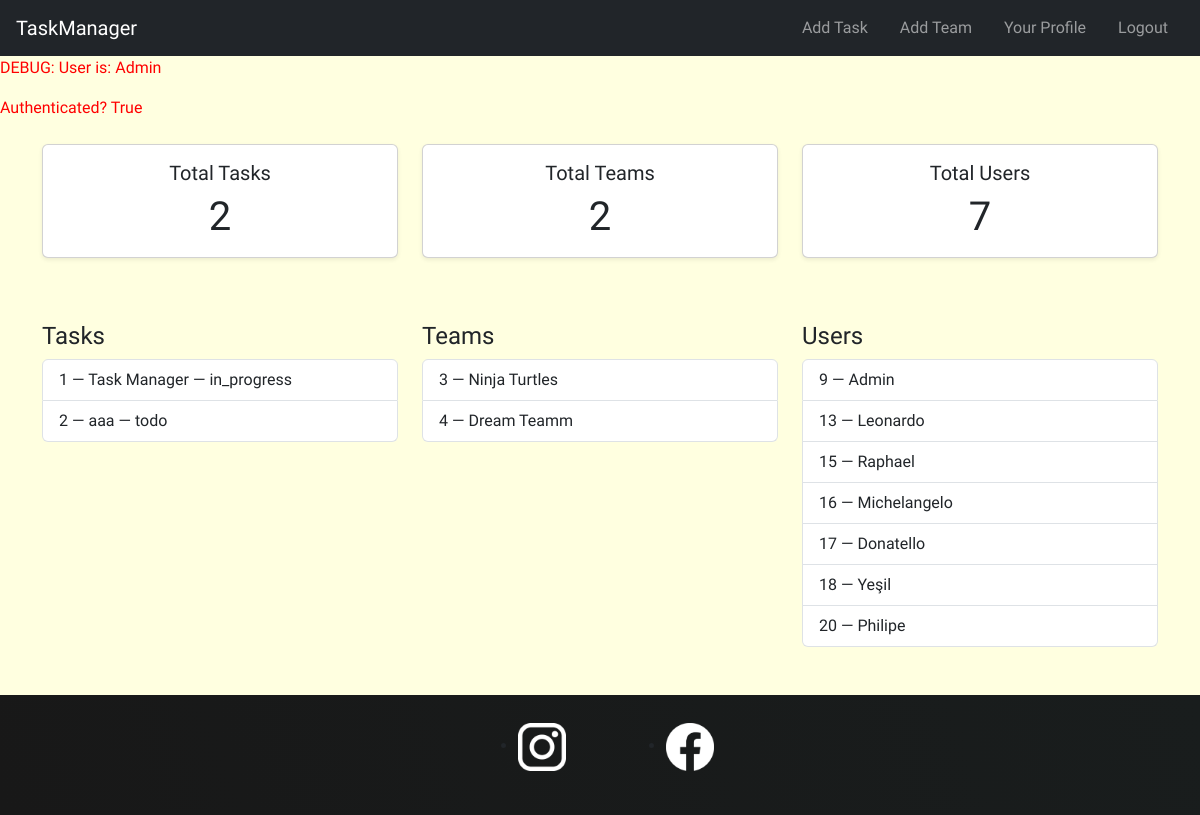
/ (signed in), run on an earlier commit of the app's database.
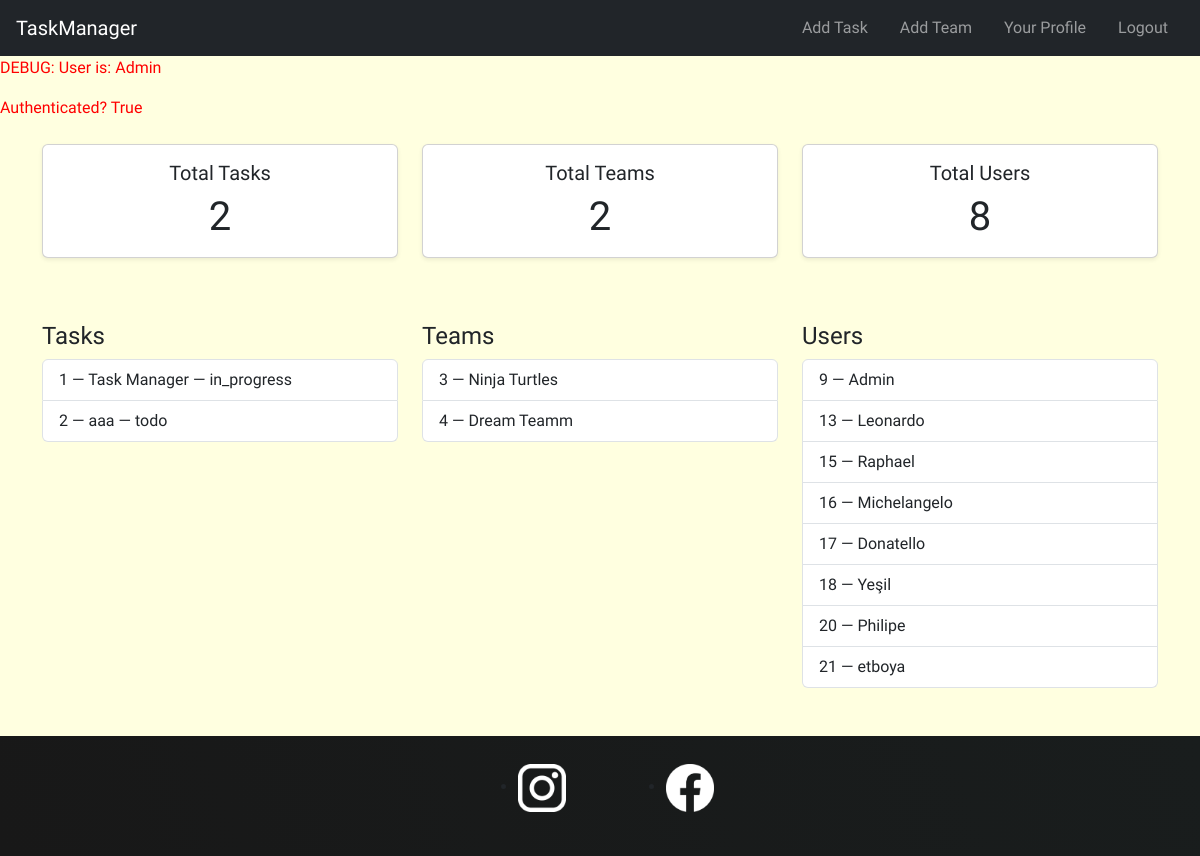
And on a later commit of the database.
### tasks/models.py (models this page shows, shortened)
class Task(models.Model):
    STATUS_CHOICES = [
        ('todo', 'To Do'),
        ('in_progress', 'In Progress'),
        ('done', 'Done'),
    ]
    private = models.BooleanField(blank=False,default=False) # if it is false every one can see it , users & teams associated
    creator = models.ForeignKey(User,on_delete=models.CASCADE, related_name='created_tasks')
    title = models.CharField(max_length=200)
    status = models.CharField(max_length=20, choices=STATUS_CHOICES, default='todo')
    description = models.TextField(blank=True)
    users = models.ManyToManyField(User, related_name='tasks')  # Users assigned to the task
    teams = models.ManyToManyField(Team, related_name='tasks' , blank=True)  # Teams related to the task
    subtasks = models.ManyToManyField('self', symmetrical=False, blank=True, related_name='parent_tasks')  # Optional sub-task linkage
    created_at = models.DateTimeField(auto_now_add=True)
    updated_at = models.DateTimeField(auto_now=True)
    deadline = models.DateTimeField(null=True, blank=True)

class Team(models.Model): # One user can be a team
    name = models.CharField(max_length=100)
    users = models.ManyToManyField(User, related_name='teams')

class UserProfile(models.Model):
    user = models.OneToOneField(User, on_delete=models.CASCADE)# if we delete user we delete theri profile too
    description = models.TextField(blank=True)
    image = models.ImageField(max_length=500,default="profile_pictures/placeholder.png",upload_to="profile_pictures")

### tasks/views.py (the view)
# urls.py: path("", views.index, name="index"), # we remoed it because we wont create other applications
@login_required
def index(request):
    task_list = Task.objects.all() # rn they (task_list) are objects
    team_list = Team.objects.all()
    user_list = UserProfile.objects.all()
    task_count = task_list.count() # count metod counts all the elements in the list
    team_count = team_list.count()
    user_count = user_list.count()
    context = { # we use this to create dynamique pages we use this variable as an attribute | we use the content in it like objects
        "task_list":task_list,
        "team_list":team_list,
        "user_list":user_list,
        "user_count": user_count,
        "team_count": team_count,
        'task_count': task_count,
        "current_user": request.user, # after login it contains current users information
    }
    return render(request,"index.html",context)

### tasks/templates/index.html
{% extends 'base.html' %}
{% block body %}
<div class="container my-4">
    <section class="row text-center mb-5">
        <article class="col-md-4 mb-3">
            <div class="card h-100 shadow-sm">
                <div class="card-body">
                    <h5 class="card-title">Total Tasks</h5>
                    <p class="card-text display-6">{{ task_count }}</p>
                </div>
            </div>
        </article>
        <article class="col-md-4 mb-3">
            <div class="card h-100 shadow-sm">
                <div class="card-body">
                    <h5 class="card-title">Total Teams</h5>
                    <p class="card-text display-6">{{ team_count }}</p>
                </div>
            </div>
        </article>
        <article class="col-md-4 mb-3">
            <div class="card h-100 shadow-sm">
                <div class="card-body">
                    <h5 class="card-title">Total Users</h5>
                    <p class="card-text display-6">{{ user_count }}</p>
                </div>
            </div>
        </article>
    </section>
    <section class="row">
        <article class="col-lg-4 mb-4">
            <h4>Tasks</h4>
            <ul class="list-group">
                {% for task in task_list %}
                    <a href="{% url 'task:detail_task' task.id %}" class="list-group-item list-group-item-action">
                        {{ task.id }} — {{ task.title }} — {{ task.status|default:"todo" }}
                    </a>
                {% empty %}
                    <div class="list-group-item">No tasks available.</div>
                {% endfor %}
            </ul>
        </article>
        <article class="col-lg-4 mb-4">
            <h4>Teams</h4>
            <ul class="list-group">
                {% for team in team_list %}
                    <a href="{% url 'task:detail_team' team.id %}" class="list-group-item list-group-item-action">
                        {{ team.id }} — {{ team.name }}
                    </a>
                {% empty %}
                    <div class="list-group-item">No teams available.</div>
                {% endfor %}
            </ul>
        </article>
        <article class="col-lg-4 mb-4">
            <h4>Users</h4>
            <ul class="list-group">
                {% for user in user_list %}
                    <a href="{% url 'task:detail_user' user.id %}" class="list-group-item list-group-item-action">
                        {{ user.id }} — {{ user.user.username }}
                    </a>
                {% empty %}
                    <div class="list-group-item">No users available.</div>
                {% endfor %}
            </ul>
        </article>
    </section>
</div>
{% endblock %}

What changed in the data, as far as the page shows it:
added UserProfile: id "21", user.username "etboya"
Also different on the page:
{{ user_count }}: "7" → "8"
